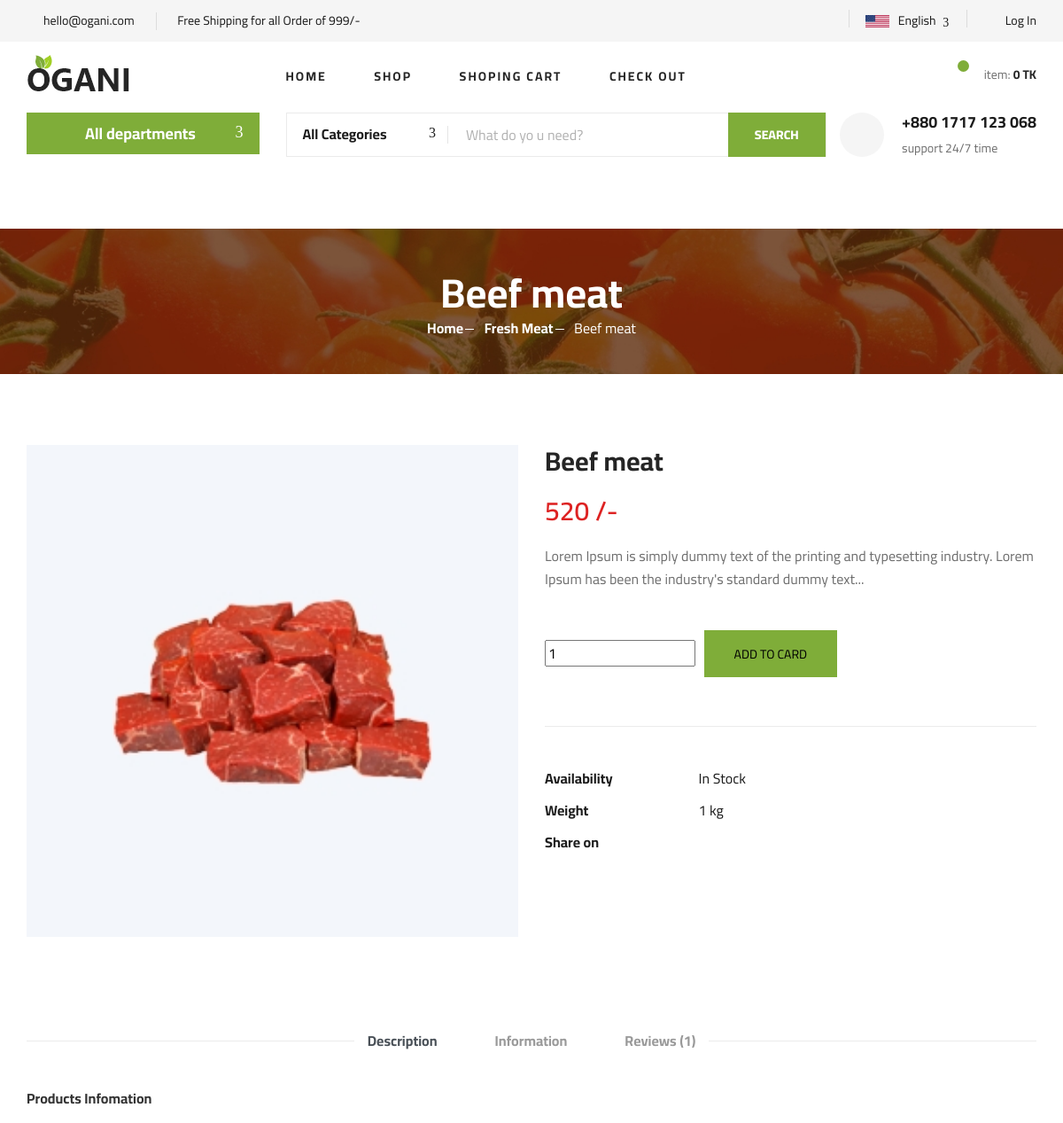
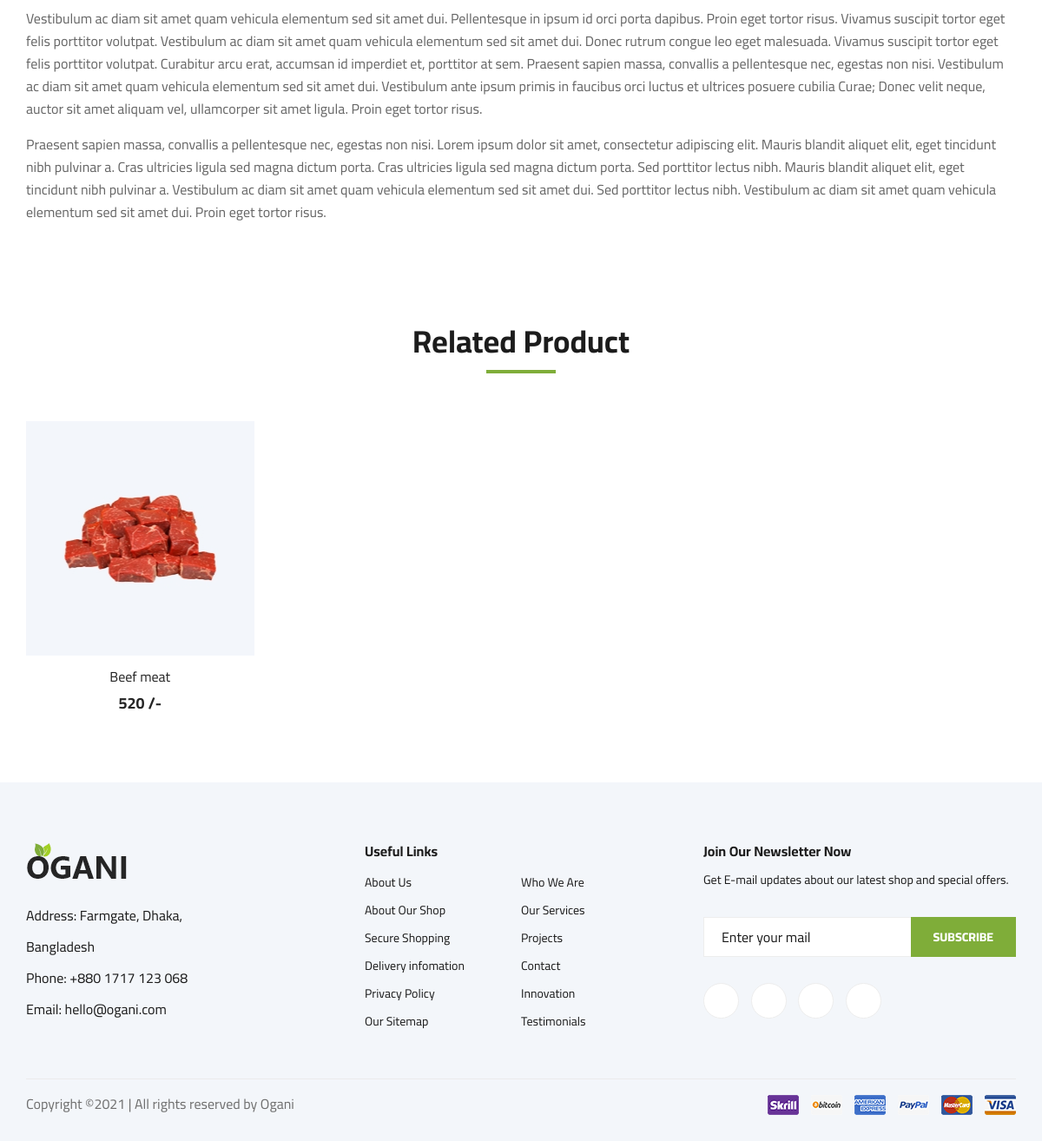
/product-details.php?id=24, run on the app's committed database (2 pictures, top to bottom).
### tables this page shows
CREATE TABLE `products` (
  `id` int(9) NOT NULL,
  `category_id` tinyint(3) NOT NULL,
  `product_name` varchar(50) NOT NULL,
  `product_price` int(9) NOT NULL,
  `product_quantity` int(9) NOT NULL,
  `product_weight` float NOT NULL,
  `product_description` text NOT NULL,
  `product_image` varchar(255) NOT NULL,
  `publication_status` tinyint(3) NOT NULL
);

CREATE TABLE `categories` (
  `id` int(9) NOT NULL,
  `category_name` varchar(30) NOT NULL,
  `category_description` varchar(255) NOT NULL,
  `publication_status` tinyint(15) NOT NULL
);

### product-details.php (called while the page is built, shortened)
<?php
    include 'index.php';

### app/classes/Database.php (called while the page is built, shortened)
<?php
class Database
{
    public static function dbConnection() {
        $hostName = "localhost";
        $userName = "root";
        $password = "";
        $dbName = "ogani";
        $link = mysqli_connect($hostName, $userName, $password, $dbName);
        return $link;
    }
}

### app/classes/Application.php (called while the page is built, shortened)
<?php
class Application
{
    public function getProductInfoById($id) {
        $sql = "SELECT p.*, c.category_name FROM products AS p, categories AS c
        WHERE p.category_id = c.id AND p.id = '$id' ";
        if(mysqli_query(Database::dbConnection(), $sql)) {
            $queryResult = mysqli_query(Database::dbConnection(), $sql);
            return $queryResult;
        }else {
            die("Query Problem".mysqli_error(Database::dbConnection()));
        }
    }
    public function getRelatedProductInfo($category_id) {
        $sql = "SELECT * FROM products WHERE category_id = '$category_id' ORDER BY id DESC LIMIT 4 ";
        if(mysqli_query(Database::dbConnection(), $sql)) {
            $queryResult = mysqli_query(Database::dbConnection(), $sql);
            return $queryResult;
        }else {
            die("Query Problem".mysqli_error(Database::dbConnection()));
        }
    }
}

### pages/product-details-content.php (the view, shortened to what this page needs)
<?php
 $application = new App\Classes\Application();
 $id = $_GET['id'];
 $queryResult1 = $application-> getProductInfoById($id);
 $productDetailsInfo = mysqli_fetch_assoc($queryResult1);
 $categoryId = $productDetailsInfo['category_id'];
 $queryResult2 = $application->getRelatedProductInfo($categoryId);
?>
 <section class="breadcrumb-section set-bg" data-setbg="assets/frontend/img/breadcrumb.jpg">
        <div class="container">
            <div class="row">
                <div class="col-lg-12 text-center">
                    <div class="breadcrumb__text">
                        <h2><?php echo $productDetailsInfo['product_name']; ?></h2>
                        <div class="breadcrumb__option">
                            <a href="./index.php">Home</a>
                            <a href="#"><?php echo $productDetailsInfo['category_name']; ?></a>
                            <span><?php echo $productDetailsInfo['product_name']; ?></span>
                        </div>
                    </div>
                </div>
            </div>
        </div>
    </section>
    <section class="product-details spad">
        <div class="container">
            <div class="row">
                <div class="col-lg-6 col-md-6">
                    <div class="product__details__pic">
                        <div class="product__details__pic__item">
                            <img class="product__details__pic__item--large"
                                src="admin/<?php echo $productDetailsInfo['product_image']; ?>" alt="">
                        </div>
                    </div>
                </div>
                <div class="col-lg-6 col-md-6">
                    <div class="product__details__text">
                        <h3><?php echo $productDetailsInfo['product_name']; ?></h3>
                        <div class="product__details__price"><?php echo $productDetailsInfo['product_price']; ?> /-</div>
                        <p><?php echo substr($productDetailsInfo['product_description'], 0, 130)."..."; ?></p>
                        <form action="" method="POST">
                            <div class="product__details__quantity">
                                <div class="quantity">
                                    <div class="">
                                        <input type="text" name="product_quantity" value="1">
                                    </div>
                                </div>
                            </div>
                            <a href="#" class="primary-btn">
                                <input style="background-color: transparent; border: none;" type="submit" name="btn" value="ADD TO CARD">
                            </a>
                        </form>
                        <ul>
                            <li><b>Availability</b> <span>
                                <?php
                                    $quantity = $productDetailsInfo['product_quantity'];
                                    if($quantity > 1) {
                                        echo "In Stock";
                                    }else {
                                        echo "Out of Stock";
                                    }
                                ?>
                            </span></li>
                            <li><b>Weight</b> <span><?php echo $productDetailsInfo['product_weight']; ?> kg</span></li>
                            <li><b>Share on</b>
                                <div class="share">
                                    <a href="#"><i class="fa fa-facebook"></i></a>
                                    <a href="#"><i class="fa fa-twitter"></i></a>
                                    <a href="#"><i class="fa fa-instagram"></i></a>
                                    <a href="#"><i class="fa fa-pinterest"></i></a>
                                </div>
                            </li>
                        </ul>
                    </div>
                </div>
                <div class="col-lg-12">
                    <div class="product__details__tab">
                        <ul class="nav nav-tabs" role="tablist">
                            <li class="nav-item">
                                <a class="nav-link active" data-toggle="tab" href="#tabs-1" role="tab"
                                    aria-selected="true">Description</a>
                            </li>
                            <li class="nav-item">
                                <a class="nav-link" data-toggle="tab" href="#tabs-2" role="tab"
                                    aria-selected="false">Information</a>
                            </li>
                            <li class="nav-item">
                                <a class="nav-link" data-toggle="tab" href="#tabs-3" role="tab"
                                    aria-selected="false">Reviews <span>(1)</span></a>
                            </li>
                        </ul>
                        <div class="tab-content">
                            <div class="tab-pane active" id="tabs-1" role="tabpanel">
                                <div class="product__details__tab__desc">
                                    <h6>Products Infomation</h6>
                                    <p>Vestibulum ac diam sit amet quam vehicula elementum sed sit amet dui.
                                        Pellentesque in ipsum id orci porta dapibus. Proin eget tortor risus. Vivamus
                                        suscipit tortor eget felis porttitor volutpat. Vestibulum ac diam sit amet quam
                                        vehicula elementum sed sit amet dui. Donec rutrum congue leo eget malesuada.
                                        Vivamus suscipit tortor eget felis porttitor volutpat. Curabitur arcu erat,
                                        accumsan id imperdiet et, porttitor at sem. Praesent sapien massa, convallis a
                                        pellentesque nec, egestas non nisi. Vestibulum ac diam sit amet quam vehicula
                                        elementum sed sit amet dui. Vestibulum ante ipsum primis in faucibus orci luctus
                                        et ultrices posuere cubilia Curae; Donec velit neque, auctor sit amet aliquam
                                        vel, ullamcorper sit amet ligula. Proin eget tortor risus.</p>
                                        <p>Praesent sapien massa, convallis a pellentesque nec, egestas non nisi. Lorem
                                        ipsum dolor sit amet, consectetur adipiscing elit. Mauris blandit aliquet
                                        elit, eget tincidunt nibh pulvinar a. Cras ultricies ligula sed magna dictum
                                        porta. Cras ultricies ligula sed magna dictum porta. Sed porttitor lectus
                                        nibh. Mauris blandit aliquet elit, eget tincidunt nibh pulvinar a.
                                        Vestibulum ac diam sit amet quam vehicula elementum sed sit amet dui. Sed
                                        porttitor lectus nibh. Vestibulum ac diam sit amet quam vehicula elementum
                                        sed sit amet dui. Proin eget tortor risus.</p>
                                </div>
                            </div>
                        </div>
                    </div>
                </div>
            </div>
        </div>
    </section>
    <section class="related-product">
        <div class="container">
            <div class="row">
                <div class="col-lg-12">
                    <div class="section-title related__product__title">
                        <h2>Related Product</h2>
                    </div>
                </div>
            </div>
            <div class="row">
                <?php while($relatedProductInfo = mysqli_fetch_assoc($queryResult2)) { ?>
                <div class="col-lg-3 col-md-4 col-sm-6">
                    <div class="product__item">
                        <div class="product__item__pic set-bg" data-setbg="admin/<?php echo $relatedProductInfo['product_image']; ?>">
                        </div>
                        <div class="product__item__text">
                            <h6><a href="#"><?php echo $relatedProductInfo['product_name']; ?></a></h6>
                            <h5><?php echo $relatedProductInfo['product_price']; ?> /-</h5>
                        </div>
                    </div>
                </div>
                <?php } ?>
            </div>
        </div>
    </section>

### assets/frontend/css/style.css (style rules this page uses)
html, body { height: 100%; font-family: "Cairo", sans-serif; -webkit-font-smoothing: antialiased; font-smoothing: antialiased; }
h1, h2, h3, h4, h5, h6 { margin: 0; color: #111111; font-weight: 400; font-family: "Cairo", sans-serif; }
h2 { font-size: 36px; }
h3 { font-size: 30px; }
h5 { font-size: 18px; }
h6 { font-size: 16px; }
p { font-size: 16px; font-family: "Cairo", sans-serif; color: #6f6f6f; font-weight: 400; line-height: 26px; margin: 0 0 15px 0; }
img { max-width: 100%; }
ul, ol { padding: 0; margin: 0; }
.section-title { margin-bottom: 50px; text-align: center; }
.section-title h2 { color: #1c1c1c; font-weight: 700; position: relative; }
.section-title h2:after { position: absolute; left: 0; bottom: -15px; right: 0; height: 4px; width: 80px; background: #7fad39; content: ""; margin: 0 auto; }
.set-bg { background-repeat: no-repeat; background-size: cover; background-position: top center; }
.spad { padding-top: 100px; padding-bottom: 100px; }
.primary-btn { display: inline-block; font-size: 14px; padding: 10px 28px 10px; color: #ffffff; text-transform: uppercase; font-weight: 700; background: #7fad39; letter-spacing: 2px; }
.breadcrumb-section { display: flex; align-items: center; padding: 45px 0 40px; }
.breadcrumb__text h2 { font-size: 46px; color: #ffffff; font-weight: 700; }
.breadcrumb__option a { display: inline-block; font-size: 16px; color: #ffffff; font-weight: 700; margin-right: 20px; position: relative; }
.breadcrumb__option a:after { position: absolute; right: -12px; top: 13px; height: 1px; width: 10px; background: #ffffff; content: ""; }
.breadcrumb__option span { display: inline-block; font-size: 16px; color: #ffffff; }
.product__item { margin-bottom: 50px; }
.product__item__pic { height: 270px; position: relative; overflow: hidden; }
.product__item__text { text-align: center; padding-top: 15px; }
.product__item__text h6 { margin-bottom: 10px; }
.product__item__text h6 a { color: #252525; }
.product__item__text h5 { color: #252525; font-weight: 700; }
.product-details { padding-top: 80px; }
.product__details__pic__item { margin-bottom: 20px; }
.product__details__pic__item img { min-width: 100%; }
.product__details__text h3 { color: #252525; font-weight: 700; margin-bottom: 16px; }
.product__details__text .product__details__price { font-size: 30px; color: #dd2222; font-weight: 600; margin-bottom: 15px; }
.product__details__text p { margin-bottom: 45px; }
.product__details__text .primary-btn { padding: 16px 28px 14px; margin-right: 6px; margin-bottom: 5px; }
.product__details__text ul { border-top: 1px solid #ebebeb; padding-top: 40px; margin-top: 50px; }
.product__details__text ul li { font-size: 16px; color: #1c1c1c; list-style: none; line-height: 36px; }
.product__details__text ul li b { font-weight: 700; width: 170px; display: inline-block; }
.product__details__text ul li .share { display: inline-block; }
.product__details__text ul li .share a { display: inline-block; font-size: 15px; color: #1c1c1c; margin-right: 25px; }
.product__details__text ul li .share a:last-child { margin-right: 0; }
.product__details__quantity { display: inline-block; margin-right: 6px; }
.product__details__tab { padding-top: 85px; }
.product__details__tab .nav-tabs { border-bottom: none; justify-content: center; position: relative; }
.product__details__tab .nav-tabs:before { position: absolute; left: 0; top: 12px; height: 1px; width: 370px; background: #ebebeb; content: ""; }
.product__details__tab .nav-tabs:after { position: absolute; right: 0; top: 12px; height: 1px; width: 370px; background: #ebebeb; content: ""; }
.product__details__tab .nav-tabs li { margin-bottom: 0; margin-right: 65px; }
.product__details__tab .nav-tabs li:last-child { margin-right: 0; }
.product__details__tab .nav-tabs li a { font-size: 16px; color: #999999; font-weight: 700; border: none; border-top-left-radius: 0; border-top-right-radius: 0; padding: 0; }
.product__details__tab .product__details__tab__desc { padding-top: 44px; }
.product__details__tab .product__details__tab__desc h6 { font-weight: 700; color: #333333; margin-bottom: 26px; }
.product__details__tab .product__details__tab__desc p { color: #666666; }
.related-product { padding-bottom: 30px; }
.related__product__title { margin-bottom: 70px; }
@media only screen and (min-width: 1200px) { .container { max-width: 1170px; } }

### data on the page
products: product_name "Beef meat", category.category_name "Fresh Meat", product_image (picture), product_price "520", product_description "Lorem Ipsum is simply dummy text of the printing and typesetting industry. Lorem Ipsum has been the industry's standard dummy text", product_weight "1"
